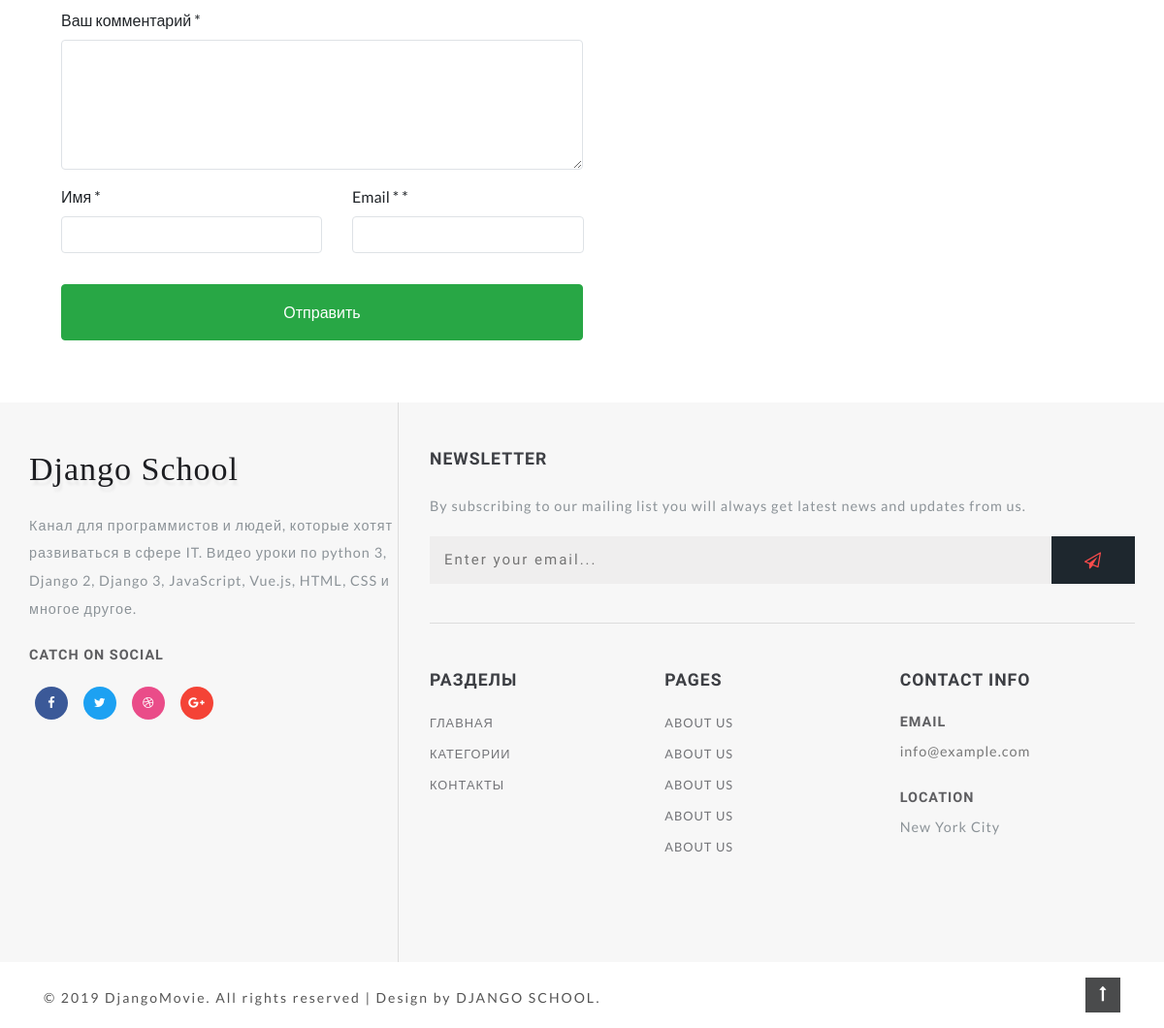
Page /grantorino/ (lower part) on the earlier database version.
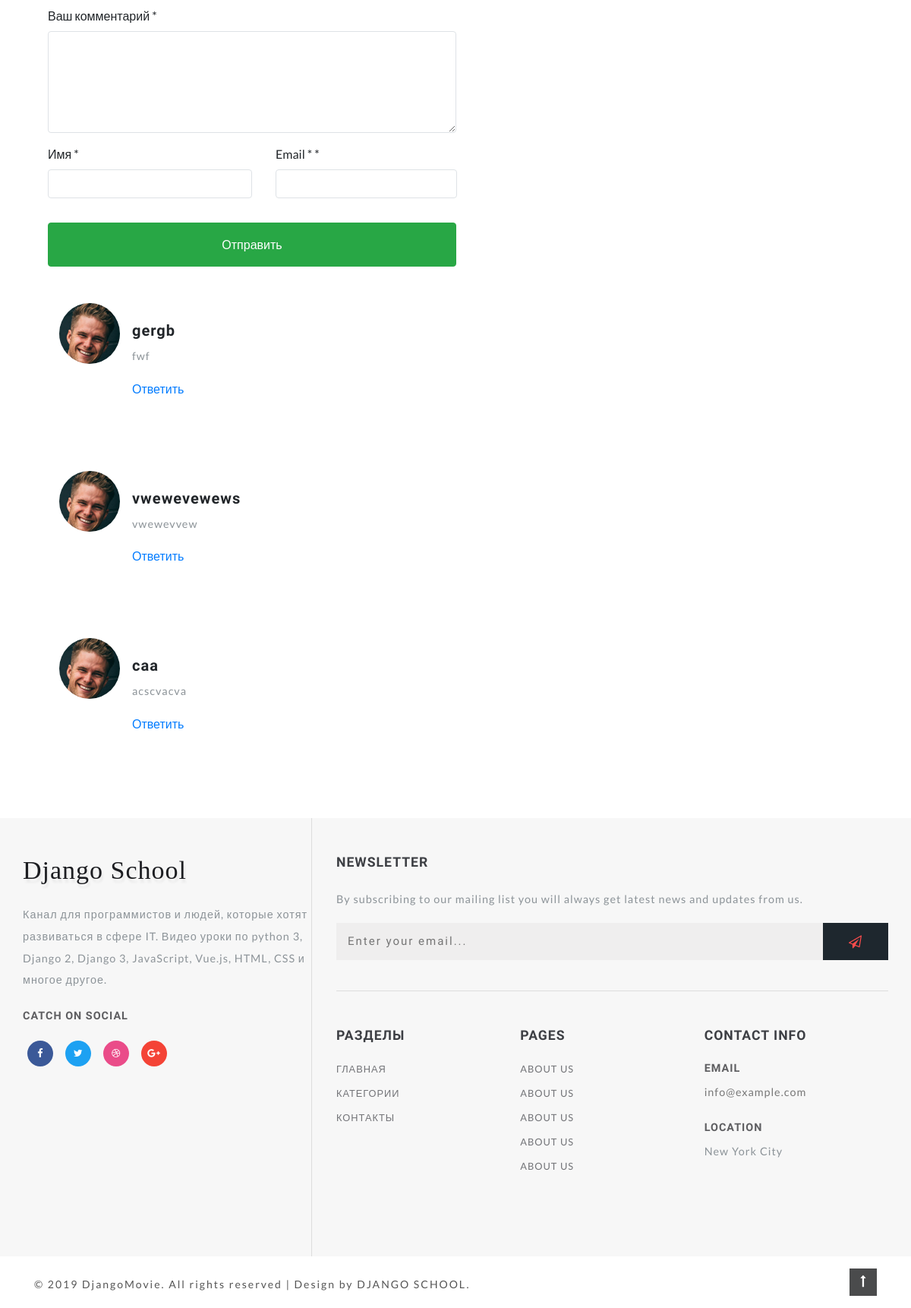
Same page on the later database version.
### movies/models.py (models this page shows, shortened)
class Reviews(models.Model):
    email = models.EmailField()
    name = models.CharField("Имя", max_length=100)
    text = models.TextField("Сообщение", max_length=5000)
    parent = models.ForeignKey(
        'self', verbose_name="Родитель", on_delete=models.SET_NULL, blank=True, null=True
    )
    movie = models.ForeignKey(Movie, verbose_name="фильм", on_delete=models.CASCADE)
    class Meta:
        verbose_name = "Отзыв"
        verbose_name_plural = "Отзывы"

### movies/views.py (the view)
# urls.py: path("<slug:slug>/", views.MovieDetailView.as_view(), name='movie_detail'),
class MovieDetailView(DetailView):
    model = Movie
    slug_field = "url"

### movies/models.py (called while the page is built)
    def get_review(self):
        return self.reviews_set.filter(parent__isnull=True)

### templates/movies/movie_detail.html (shortened to what this page needs)
{% extends 'movies/base.html' %}
{% load static %}
{% block movie %}
<div class="left-ads-display col-lg-8">
    <div class="row">
            <div class="contact-single">
                <form action="{% url 'add_review' movie.id %}" method="post" class="mt-4" id="formReview">
                    <div class="form-group editContent"
                         style="outline: none; cursor: inherit;">
                        <label for="contactcomment" class="editContent"
                               style="outline: none; cursor: inherit;">
                               Ваш комментарий *
                        </label>
                        <textarea class="form-control border" rows="5" name="text"
                                  id="contactcomment" required=""></textarea>
                    </div>
                    <div class="d-sm-flex">
                        <div class="col-sm-6 form-group p-0 editContent">
                            <label for="contactusername" class="editContent">
                                   Имя *
                            </label>
                            <input type="text" class="form-control border" name="name"
                                   id="contactusername" required="">
                        </div>
                        <div class="col-sm-6 form-group ml-sm-3 editContent"
                             style="outline: none; cursor: inherit;">
                            <label for="contactemail" class="editContent">
                                   Email *
                                *</label>
                            <input type="email" class="form-control border" name="email"
                                   id="contactemail" required="">
                        </div>
                    </div>
                    <button type="submit"
                            class="mt-3 btn btn-success btn-block py-3">
                        Отправить
                    </button>
                </form>
            </div>
        </div>
        {% for review in movie.get_review %}
        <div class="media py-5">
            <img src="{% static 'images/te2.jpg' %}" class="mr-3 img-fluid" alt="image">
            <div class="media-body mt-4">
                <h5 class="mt-0 editContent">
                        {{ review.name }}
                </h5>
                <p class="mt-2 editContent">
                        {{ review.text }}
                </p>
                <a href="#formReview" onclick="addReview('{{ review.name }}', '{{ review.id }}')">Ответить</a>
            </div>
        </div>
        {% endfor %}
    </div>
</div>
{% endblock movie %}

Differences in the rows shown:
added Reviews: name "gergb", text "fwf"
added Reviews: name "vwewevewews", text "vwewevvew"
added Reviews: name "caa", text "acscvacva"
